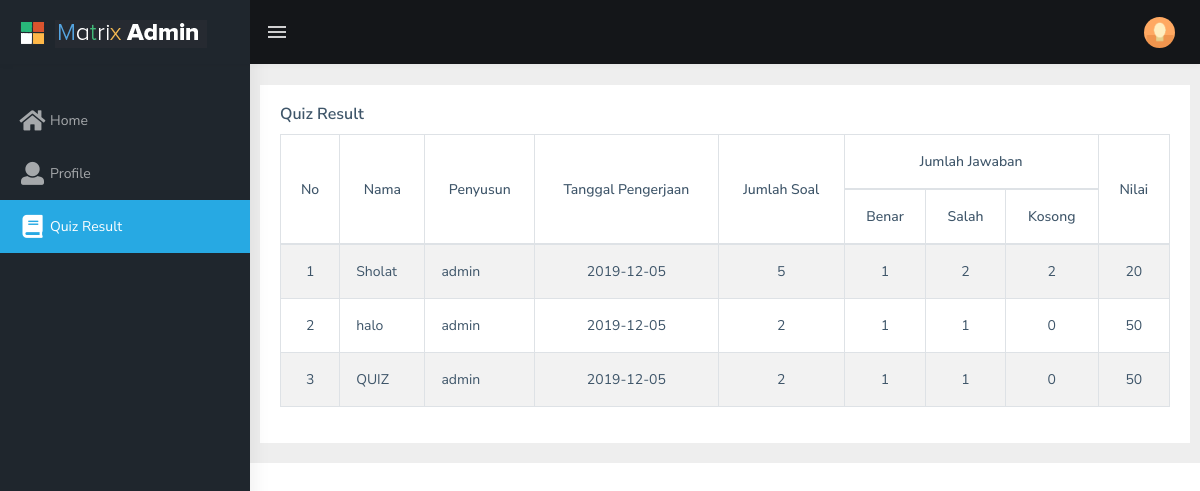
The page /html/ltr/route.php?module=userQuizResult (signed in) on the database its author committed.
### tables this page shows
CREATE TABLE `tb_hasil_quiz` (
  `id` int(11) NOT NULL,
  `user_id` int(11) NOT NULL,
  `quiz_id` int(11) DEFAULT NULL,
  `tanggal` date NOT NULL,
  `soal_benar` int(11) NOT NULL,
  `soal_salah` int(11) NOT NULL,
  `soal_kosong` int(11) NOT NULL
);

CREATE TABLE `tb_quiz` (
  `id` int(11) NOT NULL,
  `nama` varchar(45) NOT NULL,
  `user_id` int(11) DEFAULT NULL
);

CREATE TABLE `tb_user` (
  `id` int(11) NOT NULL,
  `username` varchar(45) NOT NULL,
  `email` varchar(45) NOT NULL,
  `nama` varchar(45) NOT NULL,
  `password` varchar(255) NOT NULL,
  `foto` text,
  `level` enum('admin','player') NOT NULL
);

### html/ltr/module/userQuizResult.php (the view, shortened to what this page needs)
<?php
$idUser = $_SESSION["id_user"];
?>
<main>
<div class="page-breadcrumb">
        <div class="row">
            <div class="col-12 d-flex no-block align-items-center">
            </div>
        </div>
    </div>
    <div class="container-fluid">
        <div class="row">
            <div class="col">
            <div class="card">
                    <div class="card-body">
                        <h5 class="card-title">Quiz Result</h5>
                        <div class="table-responsive">
                            <table id="zero_config" class="table table-striped table-bordered">
                                <thead>
                                    <tr>
                                        <th rowspan="2" class='text-center align-middle'>No</th>
                                        <th rowspan="2" class='text-center align-middle'>Nama</th>
                                        <th rowspan="2" class='text-center align-middle'>Penyusun</th>
                                        <th rowspan="2" class='text-center align-middle'>Tanggal Pengerjaan</th>
                                        <th rowspan="2" class='text-center align-middle'>Jumlah Soal</th>
                                        <th colspan="3" class='text-center'>Jumlah Jawaban</th>
                                        <th rowspan="2" class='text-center align-middle'>Nilai</th>
                                    </tr>
                                    <tr>
                                        <th class='text-center'>Benar</th>
                                        <th class='text-center'>Salah</th>
                                        <th class='text-center'>Kosong</th>
                                    </tr>
                                </thead>
                                <tbody>
                                <?php
                    $query = "
                        SELECT
                            a.nama AS 'penyusun',
                            b.id,
                            b.nama,
                            c.tanggal,
                            c.soal_benar,
                            c.soal_salah,
                            c.soal_kosong
                        FROM
                            tb_user a,
                            tb_quiz b,
                            tb_hasil_quiz c
                        WHERE
                            a.id = b.user_id AND c.quiz_id = b.id AND c.user_id = $idUser
                        ";
                    $result = mysqli_query($con, $query);
                    if (mysqli_num_rows($result) > 0){
                        $index = 1;
                        while($row = mysqli_fetch_assoc($result)){
                            $id = $row["id"];
                            $sql = "SELECT * FROM tb_soal WHERE quiz_id = $id";
                            $jml_soal = mysqli_query($con, $sql);
                            $jBenar=$row["soal_benar"];
                            $jSalah=$row["soal_salah"];
                            $jKosong=$row["soal_kosong"];
                            $nilai = $jBenar + $jSalah + $jKosong;
                            $nilai = $jBenar / $nilai * 100;
                            ?>
                            <tr>
                                <td class='text-center'> <?php echo $index++; ?></td>
                                <td><?php echo $row["nama"] ?></td>
                                <td><?php echo $row["penyusun"] ?></td>
                                <td class='text-center'><?php echo $row["tanggal"] ?></td>
                                <td class='text-center'> <?php echo mysqli_num_rows($jml_soal); ?></td>
                                <td class='text-center'><?php echo $row["soal_benar"] ?></td>
                                <td class='text-center'><?php echo $row["soal_salah"] ?></td>
                                <td class='text-center'><?php echo $row["soal_kosong"] ?></td>
                                <td class='text-center'><?php echo $nilai ?></td>
                            </tr>
                            <?php
                        }
                    }
                    else {
                        ?>
                        <tr>
                            <td colspan="9" class='text-center'>Tidak ada data</td>
                        </tr>
                        <?php
                    }
                    ?>
                                </tbody>
                            </table>
                        </div>
                    </div>
            </div>
        </div>
    </div>
</main>

### rows shown on the page
tb_hasil_quiz: quiz.nama "Sholat", tb_user.nama "admin", tanggal "2019-12-05", mysqli_num_rows($jml_soal) "5", soal_benar "1", soal_salah "2", soal_kosong "2", nilai "20"
tb_hasil_quiz: quiz.nama "halo", tb_user.nama "admin", tanggal "2019-12-05", mysqli_num_rows($jml_soal) "2", soal_benar "1", soal_salah "1", soal_kosong "0", nilai "50"
tb_hasil_quiz: quiz.nama "QUIZ", tb_user.nama "admin", tanggal "2019-12-05", mysqli_num_rows($jml_soal) "2", soal_benar "1", soal_salah "1", soal_kosong "0", nilai "50"
